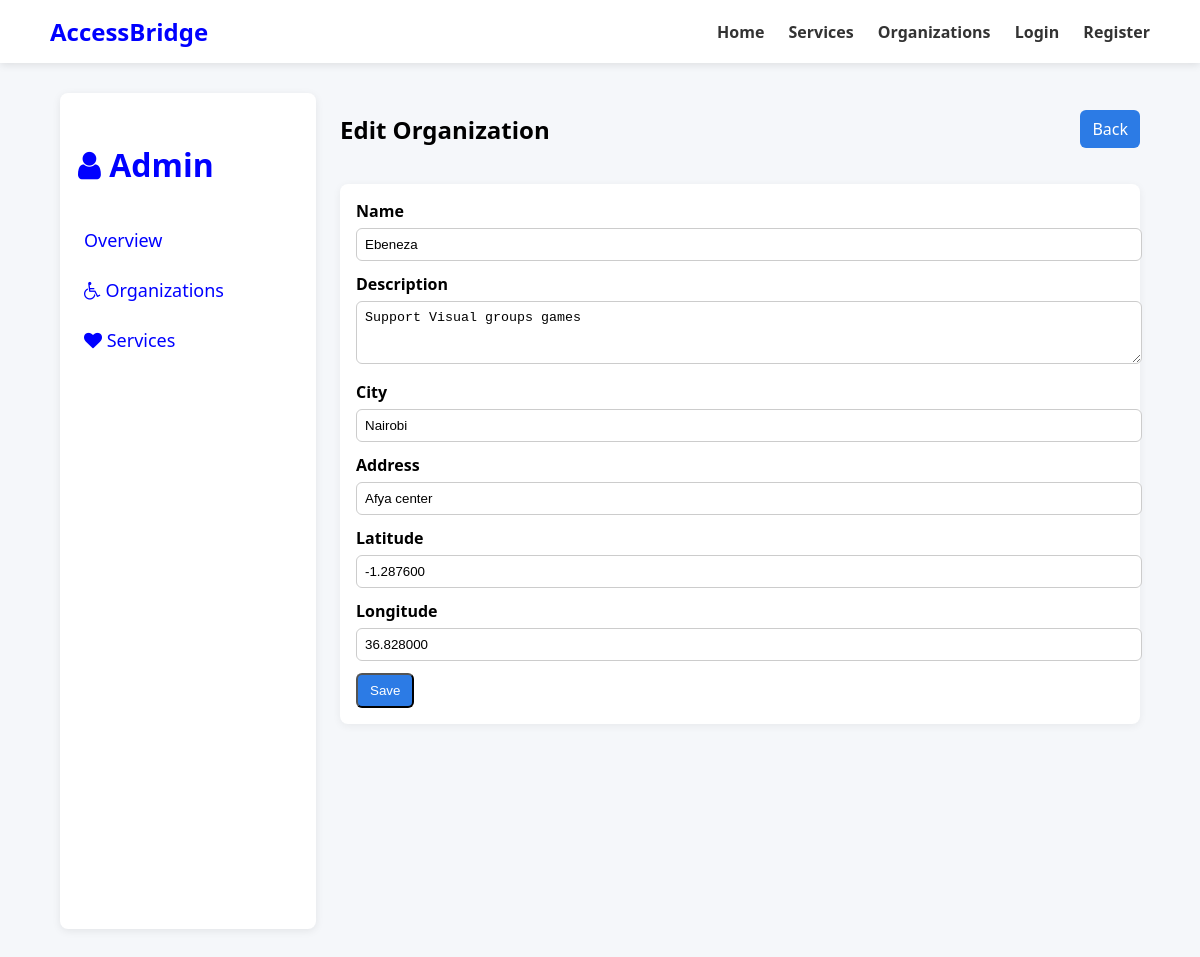
The app's page /admin-dashboard/organizations/4/edit/ with its own data.
### organizations/models.py (models this page shows, shortened)
class Organization(models.Model):
    name = models.CharField(max_length=255)
    description = models.TextField(blank=True)
    city = models.CharField(max_length=120, blank=True)
    address = models.CharField(max_length=255, blank=True)
    latitude = models.DecimalField(max_digits=9, decimal_places=6, null=True, blank=True)
    longitude = models.DecimalField(max_digits=9, decimal_places=6, null=True, blank=True)
    created_by = models.ForeignKey(
        settings.AUTH_USER_MODEL,
        on_delete=models.SET_NULL,
        null=True,
        related_name='organizations_created'
    )
    created_at = models.DateTimeField(auto_now_add=True)

### dashboard/views.py (the view)
# urls.py: path('organizations/<int:pk>/edit/', views.OrganizationUpdateView.as_view(), name='org-edit'),
class OrganizationUpdateView(UpdateView):
    model = Organization
    form_class = OrganizationForm
    template_name = 'dashboard/org_form.html'
    success_url = reverse_lazy('dashboard:org-list')

### dashboard/forms.py
class OrganizationForm(forms.ModelForm):
    class Meta:
        model = Organization
        fields = ['name', 'description', 'city', 'address', 'latitude', 'longitude']
        widgets = {
            'description': forms.Textarea(attrs={'rows':3}),
        }

### dashboard/templates/dashboard/org_form.html (shortened to what this page needs)
{% extends "dashboard/base_dashboard.html" %}
{% block dashboard_content %}
<div class="header-row">
    <h2>{% if object %}Edit Organization{% else %}Create Organization{% endif %}</h2>
    <a class="btn" href="{% url 'dashboard:org-list' %}">Back</a>
</div>
<form method="post" class="card">
    {% for field in form %}
    <div class="form-row">
        <label>{{ field.label }}</label>
        {{ field }}
    </div>
    {% endfor %}
    <button class="btn" type="submit">Save</button>
</form>
{% endblock %}

### services/templates/base.html (style rules this page uses)
body { font-family: "Segoe UI", sans-serif; background: #f5f7fa; margin: 0; }

### dashboard/templates/dashboard/base_dashboard.html (style rules this page uses)
.header-row { display:flex; justify-content:space-between; align-items:center; margin-bottom:18px; }
.card { background:white; padding:16px; border-radius:8px; box-shadow:0 2px 8px rgba(0,0,0,0.06); }
.btn { padding:8px 12px; background:#2c7be5; color:white; border-radius:6px; text-decoration:none; }
.form-row { margin-bottom:12px; }
.form-row label { display:block; margin-bottom:6px; font-weight:600; }
.form-row input, .form-row textarea, .form-row select { width:100%; padding:8px; border-radius:6px; border:1px solid #ccc; }

### records on screen
Organization: form "Ebeneza" "Support Visual groups games" "Nairobi" "Afya center" "-1.287600" "36.828000"

### other values on screen
{{ field.label }} "Name" "Description" "City" "Address" "Latitude" "Longitude"
